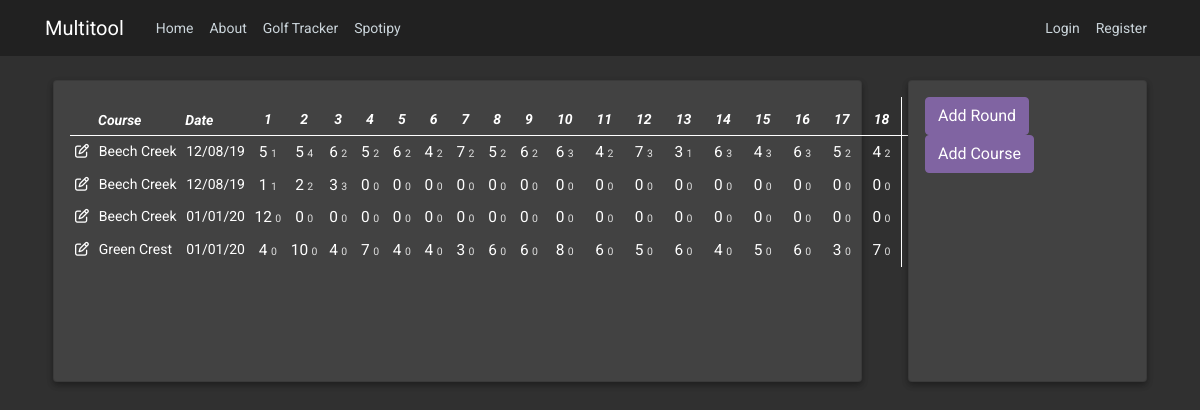
The page /golftracker on the database as committed earlier.
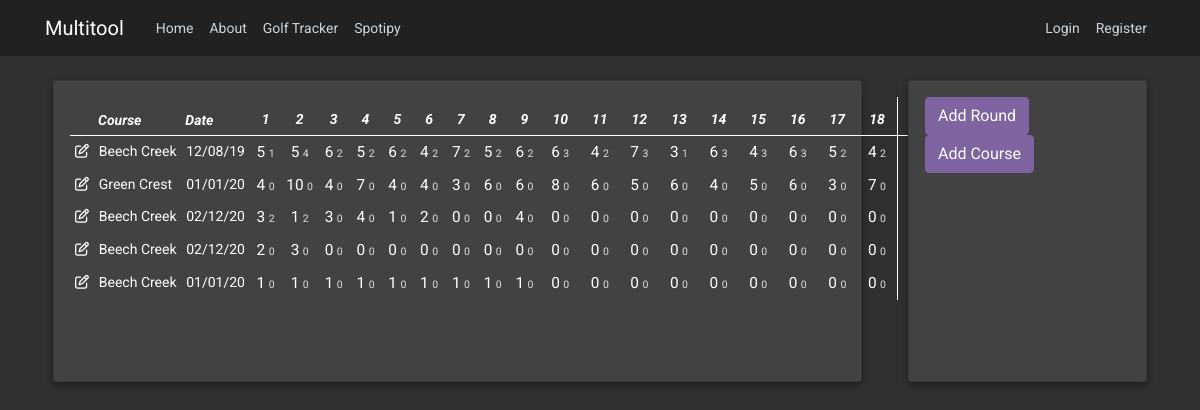
The same page on the database as committed later.
### multitool/models.py (models this page shows, shortened)
class Golf_Round(db.Model):
    id = db.Column(db.Integer, primary_key=True)
    description = db.Column(db.Text, nullable=False, default="N/A")
    date_played = db.Column(db.DateTime, default="N/A")
    h1Score = db.Column(db.Integer)
    h2Score = db.Column(db.Integer)
    h3Score = db.Column(db.Integer)
    h4Score = db.Column(db.Integer)
    h5Score = db.Column(db.Integer)
    h6Score = db.Column(db.Integer)
    h7Score = db.Column(db.Integer)
    h8Score = db.Column(db.Integer)
    h9Score = db.Column(db.Integer)
    h10Score = db.Column(db.Integer)
    h11Score = db.Column(db.Integer)
    h12Score = db.Column(db.Integer)
    h13Score = db.Column(db.Integer)
    h14Score = db.Column(db.Integer)
    h15Score = db.Column(db.Integer)
    h16Score = db.Column(db.Integer)
    h17Score = db.Column(db.Integer)
    h18Score = db.Column(db.Integer)
    h1Putt = db.Column(db.Integer)
    h2Putt = db.Column(db.Integer)
    h3Putt = db.Column(db.Integer)
    h4Putt = db.Column(db.Integer)
    h5Putt = db.Column(db.Integer)
    h6Putt = db.Column(db.Integer)
    h7Putt = db.Column(db.Integer)
    h8Putt = db.Column(db.Integer)
    h9Putt = db.Column(db.Integer)
    h10Putt = db.Column(db.Integer)
    h11Putt = db.Column(db.Integer)
    h12Putt = db.Column(db.Integer)
    h13Putt = db.Column(db.Integer)
    h14Putt = db.Column(db.Integer)
    h15Putt = db.Column(db.Integer)
    h16Putt = db.Column(db.Integer)
    h17Putt = db.Column(db.Integer)
    h18Putt = db.Column(db.Integer)
    frontScore = db.Column(db.Integer)
    backScore = db.Column(db.Integer)
    totalScore = db.Column(db.Integer)
    course_played = db.Column(db.Text, nullable=False)

### multitool/golf/routes.py (the view)
@golf.route("/golftracker")
def golftracker():
    golf_rounds = Golf_Round.query.all()
    golf_courses = Golf_Course.query.all()
    return render_template('golftracker.html', title='Golf Tracker', golf_rounds=golf_rounds, golf_courses=golf_courses)

### multitool/templates/golftracker.html (shortened to what this page needs)
{% extends "layout.html" %}
{% block content %}
    <div class="row">
        <div class="col-md-9">
            <div class="card dark-card mb-5 mx-2">
                <div class="card-content">
                    <table class="table golf-table">
                        <thead>
                          <tr>
                            <th style="width: 2%;"></th>
                            <th scope="col" style="text-align: left; padding: 0.25rem; width: 20%;">Course</th>
                            <th scope="col" style="text-align: left; padding: 0.25rem;">Date</th>
                            <th scope="col">1</th>
                            <th scope="col">2</th>
                            <th scope="col">3</th>
                            <th scope="col">4</th>
                            <th scope="col">5</th>
                            <th scope="col">6</th>
                            <th scope="col">7</th>
                            <th scope="col">8</th>
                            <th scope="col">9</th>
                            <th scope="col">10</th>
                            <th scope="col">11</th>
                            <th scope="col">12</th>
                            <th scope="col">13</th>
                            <th scope="col">14</th>
                            <th scope="col">15</th>
                            <th scope="col">16</th>
                            <th scope="col">17</th>
                            <th scope="col">18</th>
                            <th scope="col" width="2%" class="golf-table-bordered">Out</th>
                            <th scope="col" width="2%" class="golf-table-bordered">In</th>
                            <th scope="col" width="2%" class="golf-table-bordered">Tot</th>
                          </tr>
                        </thead>
                        <tbody>
                            {% for golf_round in golf_rounds %}
                                <tr>
                                    <td><i class="far fa-edit" data-toggle="modal" data-target="#addRoundModal" id="open-modal3" data-id="{{ golf_round.id }}"></i></td>
                                    <td style="text-align: left;">{{ golf_round.course_played }}</td>
                                    <td style="text-align: left;">{{ golf_round.date_played.strftime('%m/%d/%y') }}</td>
                                    <td><span class="cell-score">{{ golf_round.h1Score }}</span> <span class="cell-putt"> {{ golf_round.h1Putt }}</span></td>
                                    <td><span class="cell-score">{{ golf_round.h2Score }}</span> <span class="cell-putt"> {{ golf_round.h2Putt }}</span></td>
                                    <td><span class="cell-score">{{ golf_round.h3Score }}</span> <span class="cell-putt"> {{ golf_round.h3Putt }}</span></td>
                                    <td><span class="cell-score">{{ golf_round.h4Score }}</span> <span class="cell-putt"> {{ golf_round.h4Putt }}</span></td>
                                    <td><span class="cell-score">{{ golf_round.h5Score }}</span> <span class="cell-putt"> {{ golf_round.h5Putt }}</span></td>
                                    <td><span class="cell-score">{{ golf_round.h6Score }}</span> <span class="cell-putt"> {{ golf_round.h6Putt }}</span></td>
                                    <td><span class="cell-score">{{ golf_round.h7Score }}</span> <span class="cell-putt"> {{ golf_round.h7Putt }}</span></td>
                                    <td><span class="cell-score">{{ golf_round.h8Score }}</span> <span class="cell-putt"> {{ golf_round.h8Putt }}</span></td>
                                    <td><span class="cell-score">{{ golf_round.h9Score }}</span> <span class="cell-putt"> {{ golf_round.h9Putt }}</span></td>
                                    <td><span class="cell-score">{{ golf_round.h10Score }}</span> <span class="cell-putt"> {{ golf_round.h10Putt }}</span></td>
                                    <td><span class="cell-score">{{ golf_round.h11Score }}</span> <span class="cell-putt"> {{ golf_round.h11Putt }}</span></td>
                                    <td><span class="cell-score">{{ golf_round.h12Score }}</span> <span class="cell-putt"> {{ golf_round.h12Putt }}</span></td>
                                    <td><span class="cell-score">{{ golf_round.h13Score }}</span> <span class="cell-putt"> {{ golf_round.h13Putt }}</span></td>
                                    <td><span class="cell-score">{{ golf_round.h14Score }}</span> <span class="cell-putt"> {{ golf_round.h14Putt }}</span></td>
                                    <td><span class="cell-score">{{ golf_round.h15Score }}</span> <span class="cell-putt"> {{ golf_round.h15Putt }}</span></td>
                                    <td><span class="cell-score">{{ golf_round.h16Score }}</span> <span class="cell-putt"> {{ golf_round.h16Putt }}</span></td>
                                    <td><span class="cell-score">{{ golf_round.h17Score }}</span> <span class="cell-putt"> {{ golf_round.h17Putt }}</span></td>
                                    <td><span class="cell-score">{{ golf_round.h18Score }}</span> <span class="cell-putt"> {{ golf_round.h18Putt }}</span></td>
                                    <td class="golf-table-bordered">{{ golf_round.frontScore }}</td>
                                    <td class="golf-table-bordered">{{ golf_round.backScore }}</td>
                                    <td class="golf-table-bordered">{{ golf_round.totalScore }}</td>
                                </tr>
                            {% endfor %}
                        </tbody>
                      </table>
                </div>
            </div>
        </div>
        <div class="col-md-3">
            <div class="card dark-card mb-5 mx-2">
                <div class="row card-content">
                    <div class="col-md-12">
                        <span style="padding-right: 0.5em;"><button type="button" class="btn btn-primary" data-toggle="modal" data-target="#addRoundModal" id="open-modal">Add Round</button></span>
                        <span><button type="button" class="btn btn-primary" data-toggle="modal" data-target="#addCourseModal" id="open-modal2">Add Course</button></span>
                    </div>
                </div>
            </div>
        </div>
    </div>
{% endblock content %}

### multitool/templates/layout.html (shortened to what this page needs)
<!DOCTYPE html>
<html>
<head>
    <link rel="stylesheet" href="https://maxcdn.bootstrapcdn.com/bootstrap/4.0.0/css/bootstrap.min.css">
    <link rel="stylesheet" type="text/css" href="{{ url_for('static', filename='main.css') }}">
</head>
<body>
    <header class="site-header">
      <nav class="navbar navbar-expand-md navbar-dark bg-steel fixed-top">
        <div class="container">
          <a class="navbar-brand mr-4" href="/">Multitool</a>
          <div class="collapse navbar-collapse" id="navbarToggle">
            <div class="navbar-nav mr-auto">
              <a class="nav-item nav-link" href="{{ url_for('main.home') }}">Home</a>
              <a class="nav-item nav-link" href="{{ url_for('main.about') }}">About</a>
              <a class="nav-item nav-link" href="{{ url_for('golf.golftracker') }}">Golf Tracker</a>
              <a class="nav-item nav-link" href="{{ url_for('music.spotipy') }}">Spotipy</a>
            </div>
            <div class="navbar-nav">
              {% if current_user.is_authenticated %}
                <a class="nav-item nav-link" href="{{ url_for('users.account') }}">Account</a>
                <a class="nav-item nav-link" href="{{ url_for('users.logout') }}">Logout</a>
              {% else %}
                <a class="nav-item nav-link" href="{{ url_for('users.login') }}">Login</a>
                <a class="nav-item nav-link" href="{{ url_for('users.register') }}">Register</a>
              {% endif %}
            </div>
          </div>
        </div>
      </nav>
    </header>
    <main role="main" class="container">
          {% block content %}{% endblock %}
    </main>
</body>
</html>

### multitool/static/main.css (style rules this page uses)
body { font-family: 'Roboto', sans-serif; font-size: 14px; background: #303030; color: #ffffff; margin-top: 5rem; }
.bg-steel { background-color: #212121 ; }
.site-header .navbar-nav .nav-link { color: #cbd5db; }
.btn-primary, .btn-primary:visited, .btn-primary:focus { background-color: #8064A2 !important; border-color: #8064A2 !important; box-shadow: 0 0 0 0 black !important; }
.dark-card { background: #424242; box-shadow: 0 3px 6px rgba(0,0,0,0.16), 0 3px 6px rgba(0,0,0,0.23); }
.card-content { min-height: 300px; color: #ffffff; -webkit-box-flex: 1; -ms-flex: 1 1 auto; flex: 1 1 auto; padding: 1rem; }
.table td { border-top: none; }
.table th { border-top: none; }
.table thead th { vertical-align: bottom; padding-bottom: 5px; border-bottom: 1px solid #fff; }
.golf-table th { text-align: center; font-style: italic; }
.golf-table td { padding: 0.3rem !important; text-align: center; white-space: nowrap; }
.golf-table-bordered { border-right: 1px solid #fff; border-left: 1px solid #fff; }
.cell-score { font-size: 1.1em; }
.cell-putt { color: #DFDFDF; font-size: 0.75em; }

Rows that differ between the two databases and show on the page:
removed Golf_Round: course_played "Beech Creek", date_played "12/08/19", h1Score "1", h1Putt "1", h2Score "2", h2Putt "2", h3Score "3", h3Putt "3", h4Score "0", h4Putt "0", h5Score "0", h5Putt "0", h6Score "0", h6Putt "0", h7Score "0", h7Putt "0", h8Score "0", h8Putt "0", h9Score "0", h9Putt "0", h10Score "0", h10Putt "0", h11Score "0", h11Putt "0", h12Score "0", h12Putt "0", h13Score "0", h13Putt "0", h14Score "0", h14Putt "0", h15Score "0", h15Putt "0", h16Score "0", h16Putt "0", h17Score "0", h17Putt "0", h18Score "0", h18Putt "0"
removed Golf_Round: course_played "Beech Creek", date_played "01/01/20", h1Score "12", h1Putt "0", h2Score "0", h2Putt "0", h3Score "0", h3Putt "0", h4Score "0", h4Putt "0", h5Score "0", h5Putt "0", h6Score "0", h6Putt "0", h7Score "0", h7Putt "0", h8Score "0", h8Putt "0", h9Score "0", h9Putt "0", h10Score "0", h10Putt "0", h11Score "0", h11Putt "0", h12Score "0", h12Putt "0", h13Score "0", h13Putt "0", h14Score "0", h14Putt "0", h15Score "0", h15Putt "0", h16Score "0", h16Putt "0", h17Score "0", h17Putt "0", h18Score "0", h18Putt "0"
added Golf_Round: course_played "Beech Creek", date_played "02/12/20", h1Score "3", h1Putt "2", h2Score "1", h2Putt "2", h3Score "3", h3Putt "0", h4Score "4", h4Putt "0", h5Score "1", h5Putt "0", h6Score "2", h6Putt "0", h7Score "0", h7Putt "0", h8Score "0", h8Putt "0", h9Score "4", h9Putt "0", h10Score "0", h10Putt "0", h11Score "0", h11Putt "0", h12Score "0", h12Putt "0", h13Score "0", h13Putt "0", h14Score "0", h14Putt "0", h15Score "0", h15Putt "0", h16Score "0", h16Putt "0", h17Score "0", h17Putt "0", h18Score "0", h18Putt "0"
added Golf_Round: course_played "Beech Creek", date_played "02/12/20", h1Score "2", h1Putt "0", h2Score "3", h2Putt "0", h3Score "0", h3Putt "0", h4Score "0", h4Putt "0", h5Score "0", h5Putt "0", h6Score "0", h6Putt "0", h7Score "0", h7Putt "0", h8Score "0", h8Putt "0", h9Score "0", h9Putt "0", h10Score "0", h10Putt "0", h11Score "0", h11Putt "0", h12Score "0", h12Putt "0", h13Score "0", h13Putt "0", h14Score "0", h14Putt "0", h15Score "0", h15Putt "0", h16Score "0", h16Putt "0", h17Score "0", h17Putt "0", h18Score "0", h18Putt "0"
added Golf_Round: course_played "Beech Creek", date_played "01/01/20", h1Score "1", h1Putt "0", h2Score "1", h2Putt "0", h3Score "1", h3Putt "0", h4Score "1", h4Putt "0", h5Score "1", h5Putt "0", h6Score "1", h6Putt "0", h7Score "1", h7Putt "0", h8Score "1", h8Putt "0", h9Score "1", h9Putt "0", h10Score "0", h10Putt "0", h11Score "0", h11Putt "0", h12Score "0", h12Putt "0", h13Score "0", h13Putt "0", h14Score "0", h14Putt "0", h15Score "0", h15Putt "0", h16Score "0", h16Putt "0", h17Score "0", h17Putt "0", h18Score "0", h18Putt "0"
